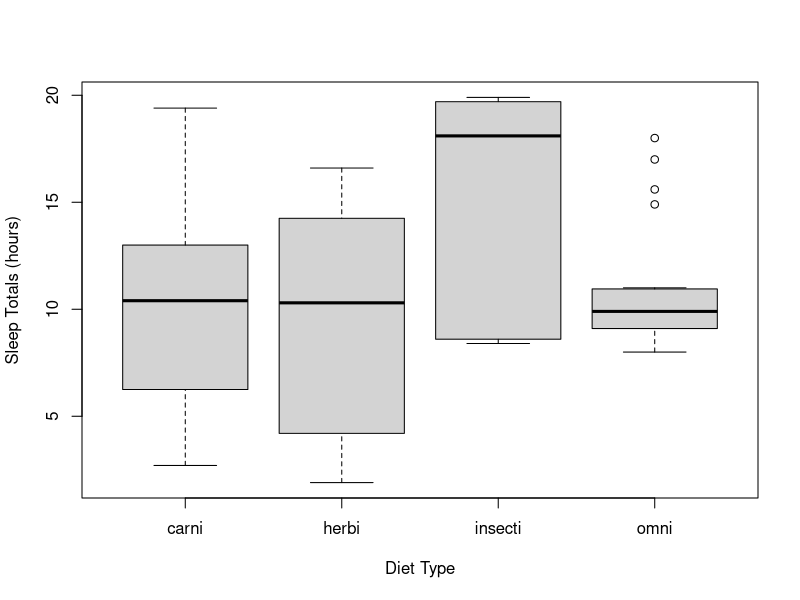
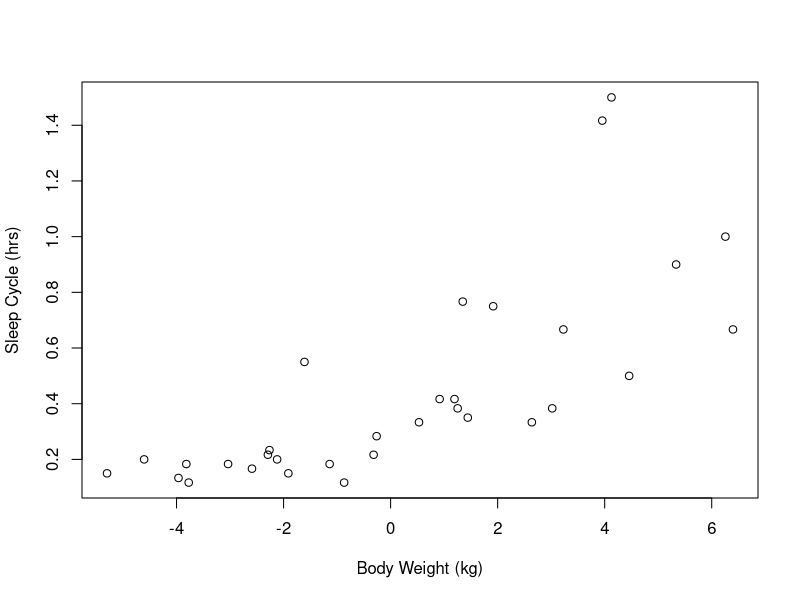
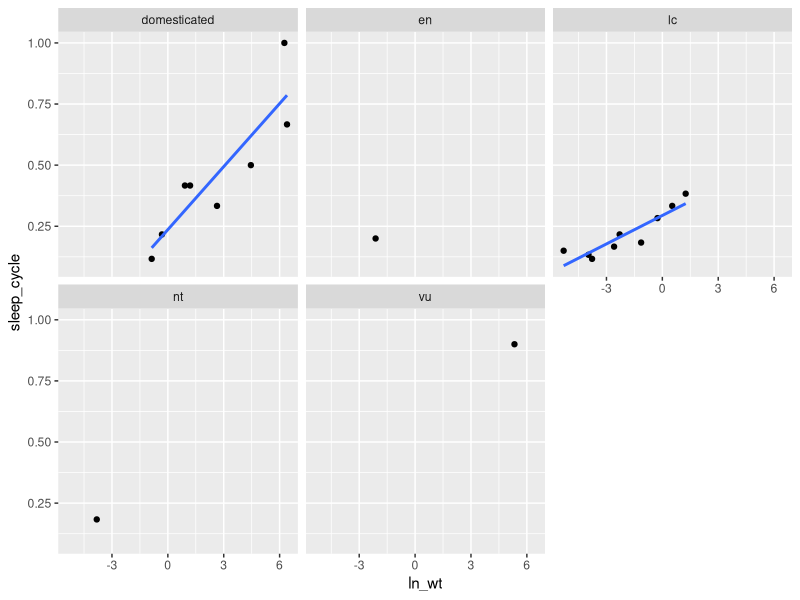
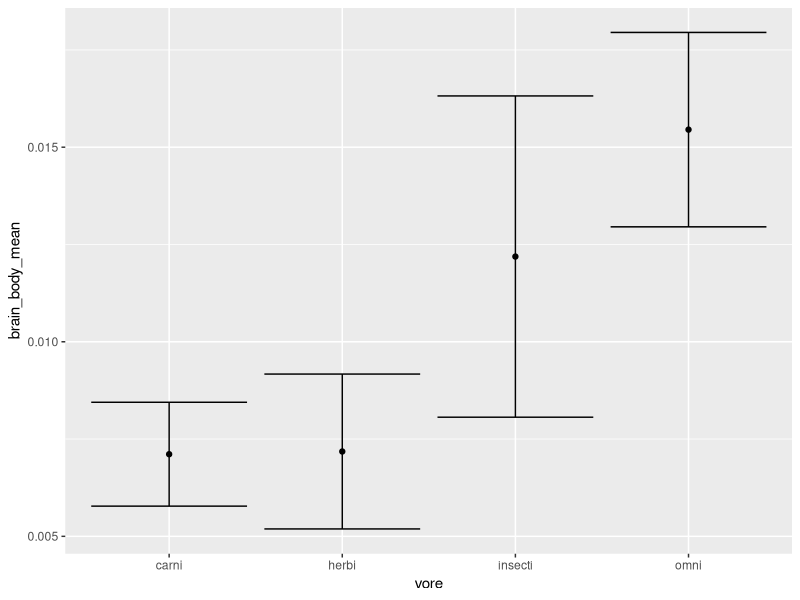

Write R code to recreate these figures, in order.
# NR995 Module 9 problem set
# Using GitHub, plots, functions
# Erica Holme, Katie Moran, students
# Last modified: Oct 23 2017

## load mammal sleep dataset through ggplot 2 package
library(ggplot2)
data(msleep)
?msleep
head(msleep)
str(msleep)
summary(msleep)

## determine number of diet types in msleep
unique(msleep$vore)
length(unique(msleep$vore))
# there are 4 diet types (carni, omni, herbi, and insecti) as well as NAs

# visually determine whether sleep totals vary by diet type
msleep2 <- msleep[!is.na(msleep$vore), ] #remove rows with no "vore" data
unique(msleep2$vore) # no longer NAs in vore column
boxplot(msleep2$sleep_total ~ msleep2$vore, ylab = "Sleep Totals (hours)", 
        xlab = "Diet Type")

# The insect eating mammals appear to sleep more than the other other diet types,
# although there is overlap between the plots and error bars, indicating that the
# results are not significant. Carnivores, herbivores, and omnivores sleep about
# the same amount on average, although there is wide variation between the ranges.
# Omnivores exhibit less variation in total sleep hours between species, but there
# are some observations well above the normal range (4 "outliers" to investigate)

# Create plot of natural log of body weight and sleep cycle
plot(log(msleep$bodywt[msleep$sleep_cycle != "NA"]), 
     msleep$sleep_cycle[msleep$sleep_cycle != "NA"], ylab = "Sleep Cycle (hrs)",
     xlab = "Body Weight (kg)")

## Produce the same with ggplot() with separate panels for conservation status,
## excluding species with incomplete data, including a trend line for each

## Add a natural log column for easier ggplot use
msleep$ln_wt <- log(msleep$bodywt)

head(msleep)
str(msleep)
summary(msleep)

## I found a new way to remove rows with any NAs in them, useful for this question
ms.alldata <- msleep[complete.cases(msleep), ]

ms.alldata
str(ms.alldata)
summary(ms.alldata) 
## checking that complete.cases worked correctly

ggplot(data = ms.alldata, aes(x = ln_wt, y = sleep_cycle, group = conservation)) +
  geom_point() +
  facet_wrap( ~ conservation) +
  stat_smooth(method="lm", se=F)

## The relationship between weight and sleep cycle length is positive in the first
## plot. This trend is the same for species within the domesticated and least concern
## conservation categories, though the domesticated relationship is much steeper
## than in the general plot and the least concern plot. For endangered, vulnerable,
## and near threatened species, there is not enough data to discern a trend. This
## would make sense because we have more abundant lc and domesticated animals to 
## observe, and domesticated animals span in size from small to pretty large, so 
## the trend makes sense. In this data the following are true:

dom <- msleep[msleep$conservation == "domesticated", ]
lc <- msleep[msleep$conservation == "lc", ]
max(dom$bodywt, na.rm = TRUE) #600 kg max domesticated weight
max(lc$bodywt, na.rm = TRUE) #85 kg max lc weight

## which also somewhat verifies the steepness of the trend in comparison. 

## How does the ratio of brain weight to body weight vary by diet type?
msleep3 <- msleep2[complete.cases(msleep2[ ,10:11]), ] ## removes NAs in bodywt and brainwt
summary(msleep3)

se <- function(x){ 
  
  sem <- sd(x)/sqrt(length(x))
  return(sem)
  }

se ## created function for standard error for use in next function

brain_body_ratio <- function(x, y, z){
  brain_body_mean <- as.data.frame(tapply(x/y, z, mean, na.rm = TRUE))
  brain_body_se <- as.data.frame(tapply(x/y, z, se))
  build <- cbind(brain_body_mean, brain_body_se)
  colnames(build) <- c("brain_body_mean", "brain_body_se")
  build$vore <- row.names(build)
  return(build)
  }

brain_body_ratio(msleep3$brainwt, msleep3$bodywt, msleep3$vore)

brainbydiet <- brain_body_ratio(msleep3$brainwt, msleep3$bodywt, msleep3$vore)
## final result table

ggplot(data = brainbydiet, aes(x=vore, y=brain_body_mean)) +
  geom_point() +
  geom_errorbar(aes(ymin = brain_body_mean - brain_body_se,
                    ymax = brain_body_mean + brain_body_se))
## plotting to visually examine table results

## Contributions: Katie created and began the assignment repo, wrote code for
## first question and first part of second question, and made multiple commits
## which were pushed to GitHub. She shared the repo with Erica, who edited code,
## started with the ggplot of question 2, and coded question 3, also with 
## multiple commits pushed to GitHub.
